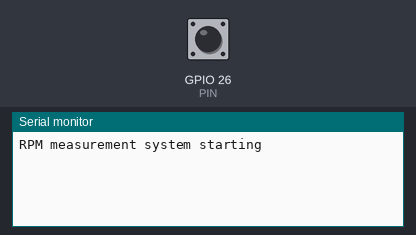
A sketch run on a simulated ESP32. Shown: the last lines printed to the serial monitor. Inputs (shaded band) come from the test bench; at power-on: GPIO 26 (PIN) HIGH.

Above: at 1.2 s.
1.3 s: GPIO 26 (PIN) pulled LOW for 0.15 s
At 2.4 s:
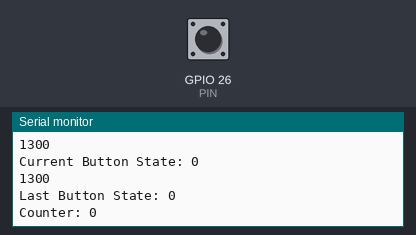
2.9 s: GPIO 26 (PIN) pulled LOW for 1 s
At 3.6 s:
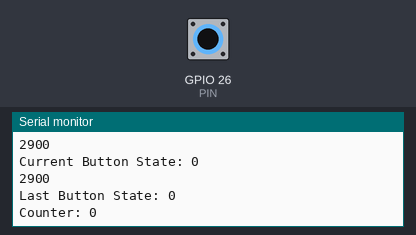
5.4 s: GPIO 26 (PIN) pulled LOW for 0.15 s
At 6.7 s:
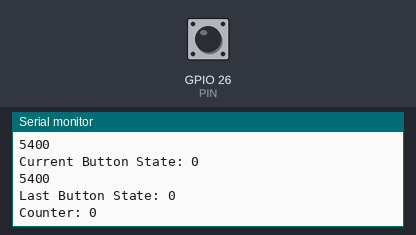
Timing chart, 0 to 8.4 s (numbered marks = the images above; inputs shaded):
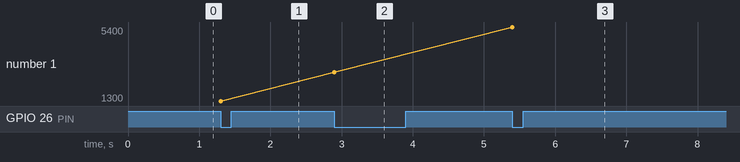

Measured:
- after the input at 1.3 s, the serial monitor: prints a new line at once (image 1)
- after the input at 2.9 s, the serial monitor: prints a new line at once (image 2)
- after the input at 5.4 s, the serial monitor: prints a new line at once (image 3)
- plotted number 1: 1300 → 2900 after the input at 2.9 s, 2900 → 5400 after the input at 5.4 s

The sketch:

proximity.ino
```cpp
// #include <Wire.h>
// #include <Adafruit_GFX.h>
// #include <Adafruit_SSD1306.h>

// #define OLED_RESET -1
// Adafruit_SSD1306 display(OLED_RESET);

int counter = 0;
int buttonState = 0;
int lastButtonState = 0;

//const int IR_PIN = 2;  // IR sensor input pin
const int PIN = 26;
const int interval = 15000;
int currentTime = 0;
int currentButtonState = 0;
int lastCounter = 0 ;
unsigned long lastDebounceTime = 0;
unsigned long debounceDelay = 5;

unsigned long previousMillis = 0;  // Variable to store previous time
unsigned int rpm = 0;  // Variable to store RPM value

void IRAM_ATTR IRinterrupt() {
  currentButtonState = digitalRead(PIN);
  Serial.println(millis());
  Serial.println((String)"Current Button State: " + currentButtonState);


  // if (currentButtonState != lastButtonState) {
  //   lastDebounceTime = millis();
  // }

  // if ((millis() - lastDebounceTime) > debounceDelay) {
  //   if (currentButtonState != buttonState) {
  //       buttonState = currentButtonState;
  //     if (buttonState == LOW) {

  //         counter++;

  //     }
  //   }
  // }

//   if (currentButtonState == LOW){

//   counter++;

//   // Serial.println(millis());
//   // Serial.println(counter);
// }

  lastButtonState = currentButtonState;
  Serial.println(millis());
  Serial.println((String)"Last Button State: " + lastButtonState);
  Serial.println((String)"Counter: " + counter);


//kadang jadi kadang tak jadi, effect noise dgn motor.
// if (currentButtonState == LOW){

//   counter++;

//   // Serial.println(millis());
//   // Serial.println(counter);
// }

}

void setup() {
  Serial.begin(9600);
  pinMode(PIN, INPUT_PULLUP);
  attachInterrupt(digitalPinToInterrupt(PIN), IRinterrupt, CHANGE);
  currentTime = interval;
  Serial.println("RPM measurement system starting");
}

void loop() {


detachInterrupt(digitalPinToInterrupt(PIN));

// int rpm = (float(counter / 3 )) * 60; //divided by delay


// Serial.println(millis());
// Serial.println(counter);
// Serial.println("Measuring... last counter : ");
// Serial.println(lastCounter);

// if (millis() >  currentTime){
//   Serial.println(counter);
//   currentTime = currentTime + interval;
//   lastCounter = counter * 4;
//   counter = 0;
// }


attachInterrupt(digitalPinToInterrupt(PIN), IRinterrupt, FALLING);
delay(1000);// second delay
}
```
